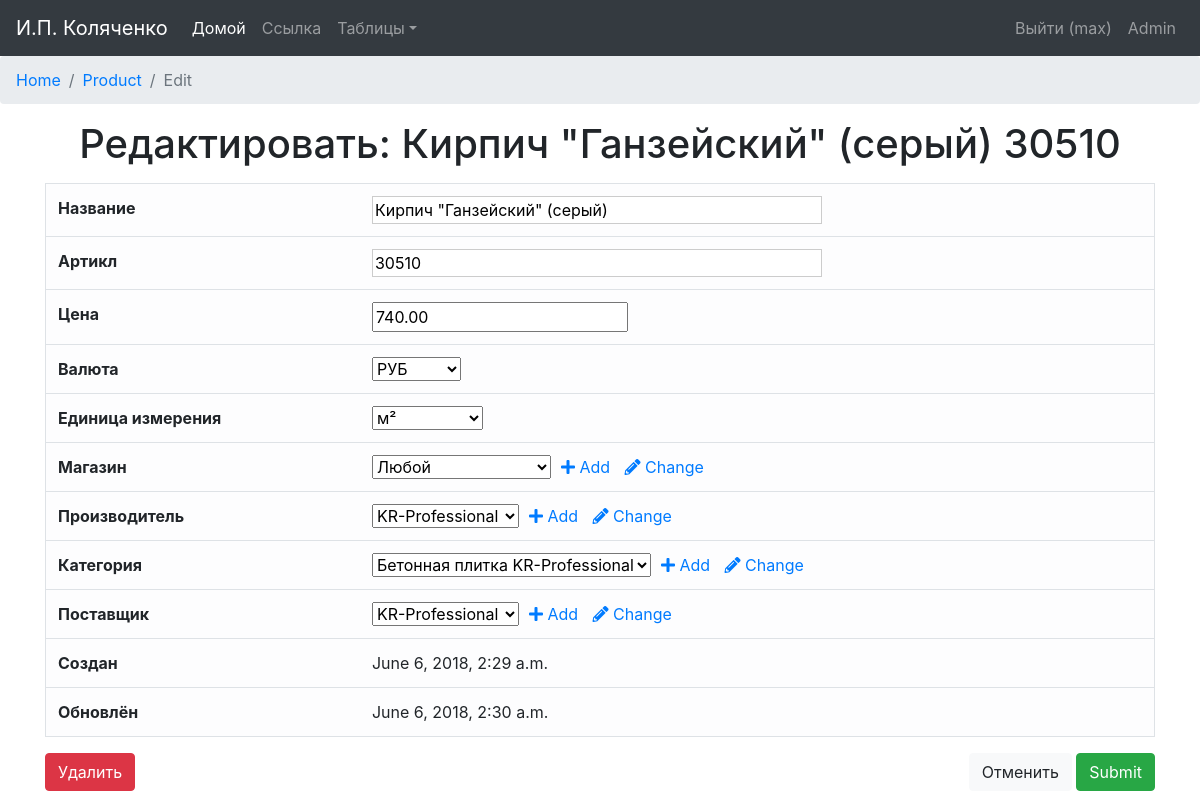
Page /product/edit/31 (signed in) on the committed database.
### orders/models.py (models this page shows)
class Product(models.Model):
    NONE = 'NON'
    SQUARE_METER = 'м²'
    RUNNING_METER = 'м. пог.'
    UNIT = 'Шт.'
    PACKING = 'Уп.'
    PRODUCT_UNIT = (
        (NONE, 'Не указано'),
        (SQUARE_METER, 'м²'),
        (RUNNING_METER, 'м. пог.'),
        (UNIT, 'шт.'),
        (PACKING, 'упак.'),
    )
    product_name = models.CharField('Название', max_length=64)
    product_article = models.CharField('Артикл', max_length=32)
    product_price = models.DecimalField('Цена', max_digits=10, decimal_places=2, default=0,
                                        validators=[MinValueValidator(0, "Введите положительное число"),
                                                    DecimalValidator(10, 2)])
    product_currency = models.ForeignKey(Currency, blank=True, null=True, default=None)
    product_unit = models.CharField('Единица измерения', max_length=10, choices=PRODUCT_UNIT, default=NONE)
    product_store = models.ForeignKey(Store, related_name='product_store', blank=True, null=True, default=None)
    product_manufacturer = models.ForeignKey(Manufacturer, related_name='product_manufacturer')
    product_category = models.ForeignKey(Category)
    product_provider = models.ForeignKey(Provider, related_name='product_provider', blank=True, null=True, default=None)
    is_active = models.BooleanField(IS_ACTIVE, default=True)
    created = models.DateTimeField(CREATED, auto_now_add=True, auto_now=False)
    updated = models.DateTimeField(UPDATED, auto_now_add=False, auto_now=True)
    def __str__(self):
        return "%s %s" % (self.product_name, self.product_article)
    class Meta:
        verbose_name = 'Товар'
        verbose_name_plural = 'Товары'
        ordering = ["product_manufacturer"]

### orders/views.py (the view, shortened to what this page needs)
# urls.py: url(r'^product/edit/(?P<product_id>[\w-]+)$', views.product_edit, name='product_edit'),
@login_required
def product_edit(request, product_id):
    product = Product.objects.get(id=product_id)
    form = ProductForm(instance=product)
    return render(request, "Product/product_edit.html", locals())

### orders/forms.py
class ProductForm(ModelForm):
    product_store = forms.ModelChoiceField(queryset=Store.objects.filter(is_active=True))
    product_manufacturer = forms.ModelChoiceField(queryset=Manufacturer.objects.filter(is_active=True))
    product_category = forms.ModelChoiceField(queryset=Category.objects.filter(is_active=True))
    product_provider = forms.ModelChoiceField(queryset=Provider.objects.filter(is_active=True))
    class Meta:
        model = Product
        fields = ["product_name", "product_article", "product_price", "product_currency", "product_unit", "product_store",
                  "product_manufacturer", "product_category", "product_provider"]

### orders/context_processors.py (called while the page is built)
def getting_username(request):
    username = auth.get_user(request).username
    return locals()

### orders/models.py (called while the page is built)
    def __str__(self):
        return "%s" % self.cat_name

    def __str__(self):
        return "%s" % self.man_name

    def __str__(self):
        return "%s" % self.provider_name

    def __str__(self):
        return "%s" % self.store_name

    def __str__(self):
        return "%s" % self.currency_name

### templates/Product/product_edit.html (shortened to what this page needs)
{% extends "base.html" %}
{% block content %}
    <nav aria-label="breadcrumb">
        <ol class="breadcrumb">
            <li class="breadcrumb-item"><a href="{% url "home_page" %}">Home</a></li>
            <li class="breadcrumb-item"><a href="{% url "product_out" %}">Product</a></li>
            <li class="breadcrumb-item active" aria-current="page">Edit</li>
        </ol>
    </nav>
    <div class="container">
        <h1>Редактировать: {{ product }}</h1>
    </div>
    <div class="container">
        <form action="" method="post">
            <table class="table table-light border" align="center">
                <tr>
                    <th>Название</th>
                    <td>{{ form.product_name }}</td>
                </tr>
                <tr>
                    <th>Артикл</th>
                    <td>{{ form.product_article }}</td>
                </tr>
                <tr>
                    <th>Цена</th>
                    <td>{{ form.product_price }}</td>
                </tr>
                <tr>
                    <th>Валюта</th>
                    <td>{{ form.product_currency }}</td>
                </tr>
                <tr>
                    <th>Единица измерения</th>
                    <td>{{ form.product_unit }}</td>
                </tr>
                <tr>
                    <th>Магазин</th>
                    <td>{{ form.product_store }}<a href="{% url "store_add" %}" target="_blank"><i
                            class="fas fa-plus home-icon"></i> Add</a>
                        <a href="{% url "store_out" %}" target="_blank"><i class="fas fa-pencil-alt home-icon"></i>
                            Change</a></td>
                </tr>
                <tr>
                    <th>Производитель</th>
                    <td>{{ form.product_manufacturer }}<a href="{% url "manufacturer_add" %}" target="_blank"><i
                            class="fas fa-plus home-icon"></i> Add</a>
                        <a href="{% url "manufacturer_out" %}" target="_blank"><i
                                class="fas fa-pencil-alt home-icon"></i> Change</a></td>
                </tr>
                <tr>
                    <th>Категория</th>
                    <td>{{ form.product_category }}<a href="{% url "category_add" %}" target="_blank"><i
                            class="fas fa-plus home-icon"></i> Add</a>
                        <a href="{% url "category_out" %}" target="_blank"><i class="fas fa-pencil-alt home-icon"></i>
                            Change</a></td>
                </tr>
                <tr>
                    <th>Поставщик</th>
                    <td>{{ form.product_provider }}<a href="{% url "provider_add" %}" target="_blank"><i
                            class="fas fa-plus home-icon"></i> Add</a>
                        <a href="{% url "provider_out" %}" target="_blank"><i class="fas fa-pencil-alt home-icon"></i>
                            Change</a></td>
                </tr>
                <tr>
                    <th>Создан</th>
                    <td>{{ product.created }}</td>
                </tr>
                <tr>
                    <th>Обновлён</th>
                    <td>{{ product.updated }}</td>
                </tr>
            </table>
            <div class="row">
                <div class="col"><a href="{% url "product_delete" product.id %}"><input type="button"
                                                                                        class="btn btn-danger"
                                                                                        value="Удалить"></a>
                </div>
                <div class="col" align="right"><a href="../../../product"><input type="button"
                                                                                 class="btn btn-light"
                                                                                 value="Отменить"></a>
                    <a href="../../../product"><input type="submit" class="btn btn-success"></a></div>
            </div>
        </form>
    </div>
{% endblock content %}

### templates/navbar.html (shortened to what this page needs)
{% load static %}
<nav class="navbar navbar-expand-lg navbar-dark bg-dark">
    <a class="navbar-brand" href="{% url "home_page" %}">И.П. Коляченко</a>
    <div class="collapse navbar-collapse" id="navbarsExample05">
        <ul class="navbar-nav mr-auto">
            <li class="nav-item active">
                <a class="nav-link" href="{% url "home_page" %}">Домой <span class="sr-only">(current)</span></a>
            </li>
            <li class="nav-item">
                <a class="nav-link" href="#">Ссылка</a>
            </li>
            <li class="nav-item dropdown">
                <a class="nav-link dropdown-toggle" href="http://example.com" id="dropdown05" data-toggle="dropdown"
                   aria-haspopup="true" aria-expanded="false">Таблицы</a>
            </li>
        </ul>
        <form class="form-inline my-2 my-md-0">
            <ul class="nav navbar-nav navbar-right">
                {% if username %}
                    <li class="nav-item nav-top-item">
                        <a class="nav-link nav-top-link" href="{% url "logout" %}">
                            Выйти ({{ username }})</a>
                    </li>
                    <li class="nav-item nav-top-item">
                        <a class="nav-link nav-top-link" href="admin/">
                            Admin</a>
                    </li>
                {% else %}
                    <li class="nav-item nav-top-item">
                        <a class="nav-link nav-top-link" href="{% url "login" %}">
                            <i class="fa fa-sign-in" aria-hidden="true"></i> Войти</a>
                    </li>
                {% endif %}
            </ul>
        </form>
    </div>
</nav>

### static/static_dev/css/main.css (style rules this page uses)
.home-icon { padding-left: 10px; }
input[type="text"] { max-width: 450px; width: 450px; border: 1px solid #cccccc; //цвет рамки border-radius: 3px; //закругление углов (общее) -webkit-border-radius: 3px; //закругление углов (Google Chrome) -moz-border-radius: 3px; //закругление углов (FireFox) -khtml-border-radius: 3px; //закругление углов (Safari) background: #ffffff !important; // желательно прописывать, так как в Chrome при сохранных данных оно может быть желтым outline: none; // удаляет обводку в браузерах хром(желтая) и сафари(синяя) height: 24px; // высота на свое усмотрение min-width: 50px; // ширина на свое усмотрение color: #cccccc; //цвет шрифта в обычном состоянии font-size: 11px; // Размер шрифта font-family: Tahoma; // Стиль шрифта }

### static/static_dev/css/base.css (style rules this page uses)
html, body { height: 100%; max-height: 100%; }
h1 { margin-top: 15px; margin-bottom: 15px; text-align: center; }

### rows in the picture
Product: product_name+product_article "Кирпич \"Ганзейский\" (серый) 30510", product_name "Кирпич \"Ганзейский\" (серый)", product_article "30510", product_price "740.00", product_currency "РУБ", product_unit "м²", product_store "Любой", product_manufacturer "KR-Professional", product_category "Бетонная плитка KR-Professional", product_provider "KR-Professional", created "June 6, 2018, 2:29 a.m.", updated "June 6, 2018, 2:30 a.m."

### other values in the picture
{{ username }} "max"
